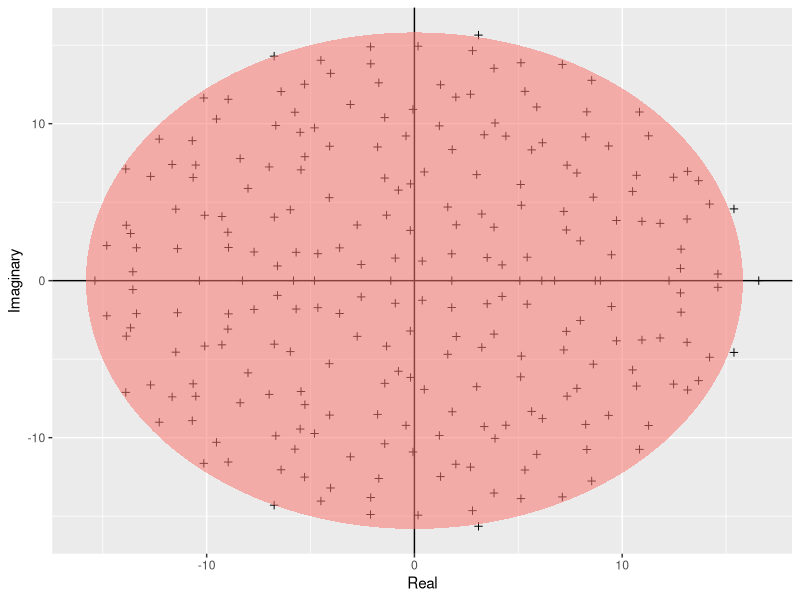

This chart was generated by the following R code:
# draw the results of a simulation displaying Girko's circular law
install.packages("ggplot2")
library(ggplot2)

# firstly, build a function calculating the ellipse
build_ellipse <- function(hradius, vradius){ # function that returns an ellipse
  npoints = 250
  a <- seq(0, 2 * pi, length = npoints + 1)
  x <- hradius * cos(a)
  y <- vradius * sin(a)  
  return(data.frame(x = x, y = y))
}

N <- 250 # Assign size of the matrix

M <- matrix(rnorm(N * N), N, N) # Build the matrix

eigvals <- eigen(M)$values # Find the eigenvalues

eigDF <- data.frame("Real" = Re(eigvals), "Imaginary" = Im(eigvals)) # Build a dataframe

my_radius <- sqrt(N) # The radius of the circle is sqrt(N)

ellDF <- build_ellipse(my_radius, my_radius) # Dataframe to plot the ellipse

names(ellDF) <- c("Real", "Imaginary") # rename the columns


# plot the eigenvalues
p <- ggplot(eigDF, aes(x = Real, y = Imaginary))
p <- p +
  geom_point(shape = I(3)) +
  theme(legend.position = "none")

# now add the vertical and horizontal line
p <- p + geom_hline(aes(yintercept = 0))
p <- p + geom_vline(aes(xintercept = 0))

# finally, add the ellipse
p <- p + geom_polygon(data = ellDF, aes(x = Real, y = Imaginary, alpha = 1/20, fill = "red"))

# save the result figure as a file called Girko.pdf
pdf("../results/Girko.pdf")
p
graphics.off()

